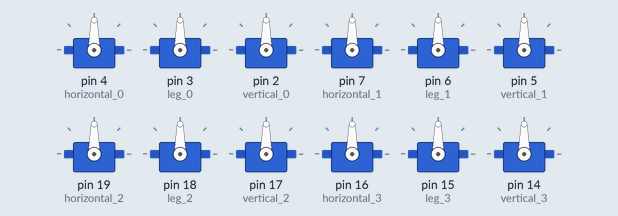
A sketch run on a simulated Arduino Uno, built with avr-gcc and run on an emulated ATmega328P. Parts: 12 × servo.

Above: at 0.05 s.
At 3.5 s:
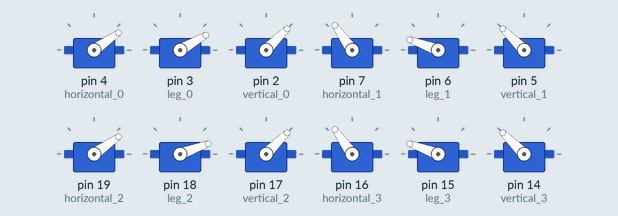
At 5.75 s:
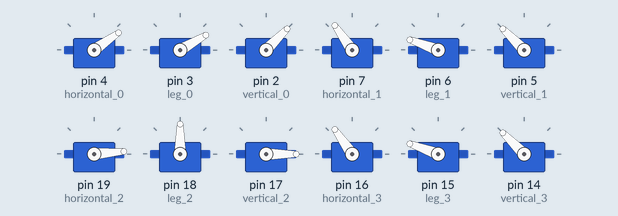
At 6.05 s:
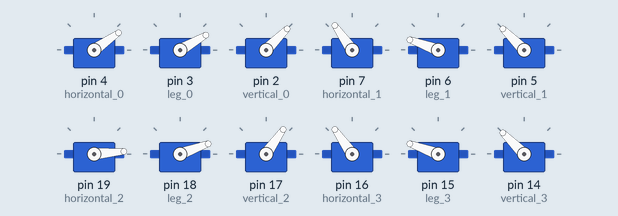
At 6.35 s:
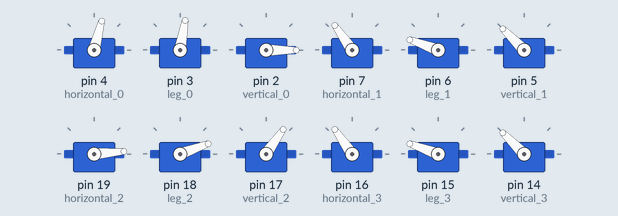
At 6.95 s:
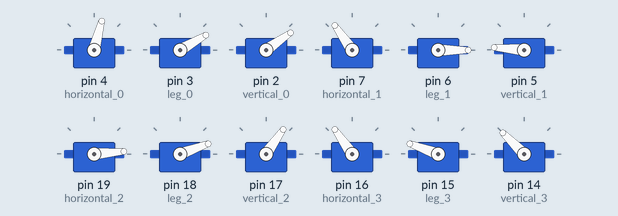
Timing chart, 0 to 9.1 s (numbered marks = the images above):
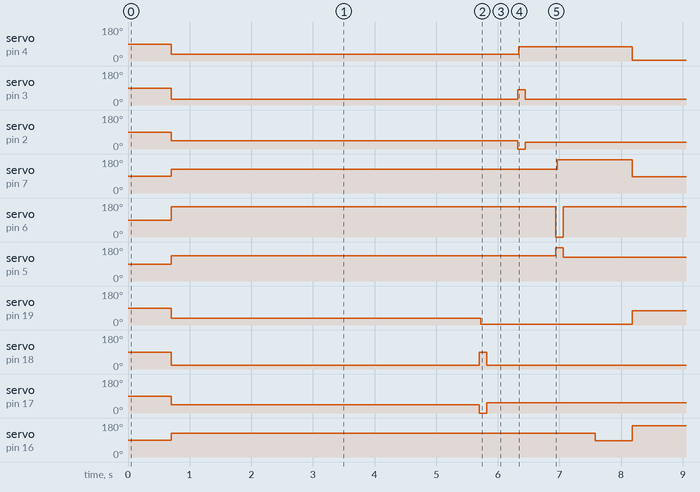

Measured:
- by itself, servo on pin 4 (horizontal_0): repeats every 7.0 s: 75° 1.8 s, 5° 2.6 s, 35° 2.5 s
- by itself, servo on pin 3 (leg_0): repeats every 7.0 s: 80° 0.12 s, 30° 4.4 s, 100° 0.12 s, 30° 2.4 s
- by itself, servo on pin 2 (vertical_0): repeats every 7.0 s: 0° 0.12 s, 35° 4.4 s, 0° 0.12 s, 35° 2.4 s
- by itself, servo on pin 7 (horizontal_1): repeats every 7.0 s: 175° 1.2 s, 85° 3.3 s, 125° 2.5 s
- by itself, servo on pin 6 (leg_1): repeats every 7.0 s: 0° 0.12 s, 160° 4.4 s, 0° 0.12 s, 160° 2.4 s
- by itself, servo on pin 5 (vertical_1): repeats every 7.0 s: 175° 0.12 s, 125° 4.4 s, 150° 0.12 s, 145° 2.4 s
- by itself, servo on pin 19 (horizontal_2): repeats every 7.0 s: 5° 2.5 s, 75° 2.0 s, 35° 2.5 s
- by itself, servo on pin 18 (leg_2): repeats every 7.0 s: 90° 0.12 s, 20° 4.4 s, 90° 0.12 s, 20° 2.4 s

The sketch:

crawl_2.ino
```cpp
#include <Servo.h>
Servo horizontal_0;    // erzeugt ein Servomotor-Objekt
Servo vertical_0;     // erzeugt ein Servomotor-Objekt
Servo leg_0;

Servo horizontal_1;
Servo vertical_1;
Servo leg_1;

Servo horizontal_2;
Servo vertical_2;
Servo leg_2;

Servo horizontal_3;
Servo vertical_3;
Servo leg_3;
// maximal können acht Servomotor-Objekte erzeugt werden


// Default Positionen
int v_default = 45;
int h_default = 35;
int l_default = 20;


void setup(){
  horizontal_0.attach(4);
  leg_0.attach(3);
  vertical_0.attach(2);    //Complex 0

  horizontal_1.attach(7);
  leg_1.attach(6);
  vertical_1.attach(5);    //Complex 1


  horizontal_2.attach(19);
  leg_2.attach(18);
  vertical_2.attach(17);     // Complex 2

  horizontal_3.attach(16);
  leg_3.attach(15);
  vertical_3.attach(14);     //Complex 3

  //delay for code upload
  delay(700);
  //in defau position gehen

  defaultPosition();
  delay(5000);
  loop();

}


//default position
void defaultPosition(){

  vertical_0.write(v_default);
  vertical_1.write(v_default + 90);  //Symmetrie
  vertical_2.write(v_default);
  vertical_3.write(v_default + 90);  //Symmetrie

  horizontal_0.write(h_default);
  horizontal_1.write(h_default + 90);  //Symmetrie
  horizontal_2.write(h_default);
  horizontal_3.write(h_default + 90);  //Symmetrie

  leg_0.write(l_default + 10);  //Korrektur der Symmetrie um 10
  leg_1.write(l_default + 140);  //Symmetrie
  leg_2.write(l_default);
  leg_3.write(l_default + 140);  //Symmetrie

}


void loop() {

    for (int i=0; i <= 10; i++) {


      vertical_2.write(v_default - 70);    //komplex 2 nach vorne
      leg_2.write(l_default + 70);
      delay(20);
      horizontal_2.write(h_default - 30  );
      delay(100);
      vertical_2.write(v_default + 10);
      leg_2.write(l_default);
      delay(500);

      vertical_0.write(v_default - 70);      //komplex 0 nach vorne
      leg_0.write(l_default + 10 + 50);
      delay(20);
      horizontal_0.write(h_default + 40);
      delay(100);
      vertical_0.write(v_default - 10);
      leg_0.write(l_default + 10);

      delay(500);

      vertical_1.write(v_default + 90 + 40);     //komplex 1 nach vorne
      leg_1.write(l_default - 80);
      delay(20);
      horizontal_1.write(h_default + 90 + 50 );
      delay(100);
      vertical_1.write(v_default + 90 - 10);
      leg_1.write(l_default + 140);

      delay(500);

      vertical_3.write(v_default + 90 + 70);     //komplex 3 nach vorne
      leg_3.write(l_default + 140 - 40);
      delay(20);
      horizontal_3.write(h_default + 90 - 40);
      delay(100);
      vertical_3.write(v_default + 90 + 10);
      leg_3.write(l_default + 140);

      delay(500);

      horizontal_2.write(h_default + 40);                  // Drück Bewegung der Horizontals
      horizontal_0.write(h_default - 30);
      horizontal_1.write(h_default + 90 - 40);
      horizontal_3.write(h_default + 90 + 40);

      delay(2000);


      vertical_2.write(v_default - 70);    //komplex 2 zurück in default
      leg_2.write(l_default + 70);
      delay(20);
      horizontal_2.write(h_default);
      delay(100);
      leg_2.write(l_default);
      vertical_2.write(v_default - 10);

      delay(500);

      vertical_0.write(v_default - 70);     //komplex 0 in zurück in default
      leg_0.write(l_default + 10 + 70);
      delay(20);
      horizontal_0.write(h_default);
      delay(100);
      leg_0.write(l_default + 10);
      vertical_0.write(v_default - 10);

      delay(500);

      vertical_1.write(v_default + 90 + 15);     //komplex 1 in zurück in default
      leg_1.write(l_default - 80);
      delay(20);
      horizontal_1.write(h_default + 90);
      delay(100);
      vertical_1.write(v_default + 90 + 10);
      leg_1.write(l_default + 140);

      delay(500);

      vertical_3.write(v_default + 90 + 30);     //komplex 3 in zurück in default
      leg_3.write(l_default +140 - 40);
      delay(20);
      horizontal_3.write(h_default + 90);
      delay(100);
      vertical_3.write(v_default + 90 + 10);
      leg_3.write(l_default + 140);


     delay(500);

      }


}
```
